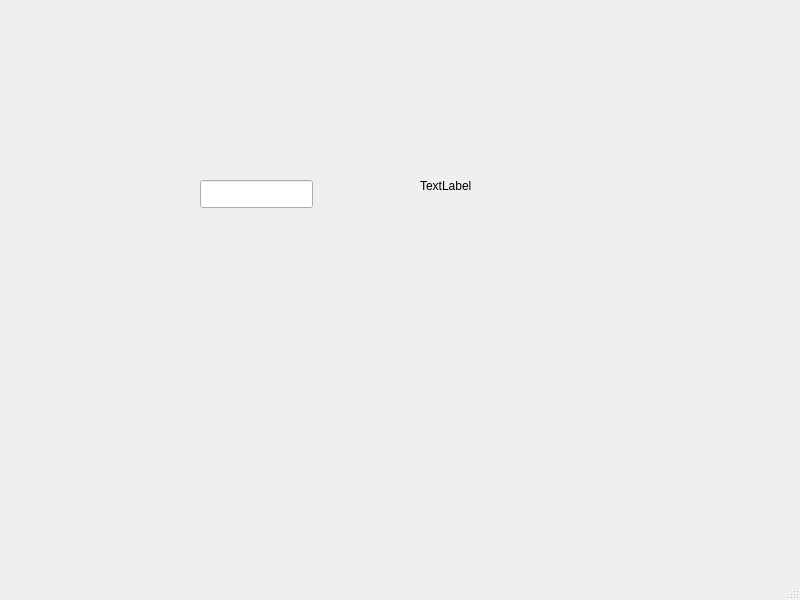
<?xml version="1.0" encoding="UTF-8"?>
<ui version="4.0">
 <class>MainWindow</class>
 <widget class="QMainWindow" name="MainWindow">
  <property name="geometry">
   <rect>
    <x>0</x>
    <y>0</y>
    <width>800</width>
    <height>600</height>
   </rect>
  </property>
  <property name="windowTitle">
   <string>MainWindow</string>
  </property>
  <widget class="QWidget" name="centralwidget">
   <widget class="QLineEdit" name="lineEdit">
    <property name="geometry">
     <rect>
      <x>200</x>
      <y>180</y>
      <width>113</width>
      <height>28</height>
     </rect>
    </property>
   </widget>
   <widget class="QLabel" name="label">
    <property name="geometry">
     <rect>
      <x>420</x>
      <y>170</y>
      <width>131</width>
      <height>31</height>
     </rect>
    </property>
    <property name="text">
     <string>TextLabel</string>
    </property>
   </widget>
  </widget>
  <widget class="QMenuBar" name="menubar">
   <property name="geometry">
    <rect>
     <x>0</x>
     <y>0</y>
     <width>800</width>
     <height>25</height>
    </rect>
   </property>
  </widget>
  <widget class="QStatusBar" name="statusbar"/>
 </widget>
 <resources/>
 <connections/>
</ui>
